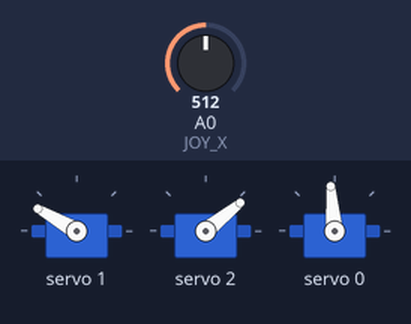
The sketch below on a simulated Arduino Uno, built with avr-gcc and run on an emulated ATmega328P. Shown: 3 × servo. The inputs (shaded band) are chosen by the test bench; at power-on: A0 (JOY_X) = 512.

Above: at 1.2 s.
1.3 s: A0 (JOY_X) set to 610
At 1.65 s:
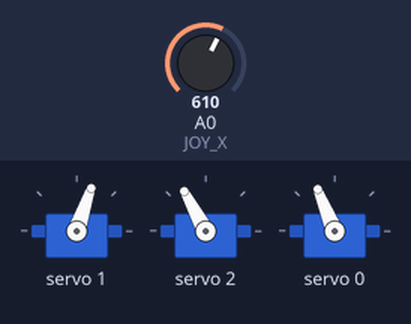
4.3 s: A0 (JOY_X) set to 716
At 4.66 s:
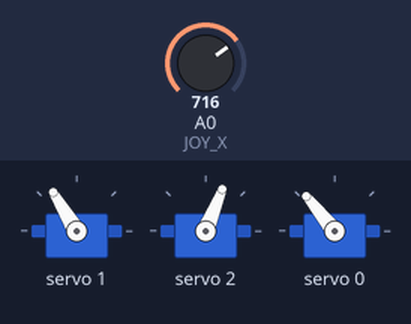
7.3 s: A0 (JOY_X) set to 590
At 7.97 s:
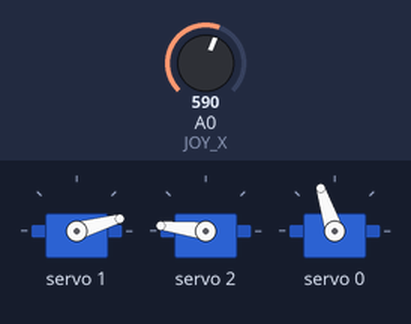
10.3 s: A0 (JOY_X) set to 511
13.3 s: A0 (JOY_X) set to 306
At 13.68 s:
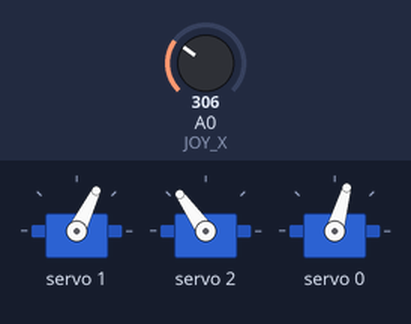
Timing chart, 0 to 37.0 s (numbered marks = the images above; inputs shaded):
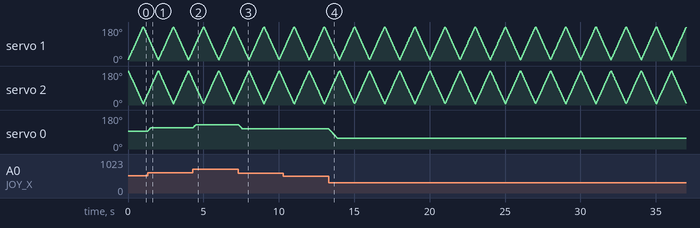

The sketch:

bamsebevegerhodeogpuster.ino
```cpp
#include <Wire.h>
#include <Adafruit_PWMServoDriver.h>

Adafruit_PWMServoDriver pwm = Adafruit_PWMServoDriver();

// Servo kanaler
#define SERVO0 0
#define SERVO1 1
#define SERVO2 2

// Joystick analogpinne
#define JOY_X A0

// Servo pulsområde (PCA9685)
#define SERVOMIN 150
#define SERVOMAX 600
#define MID_POS 90

// --- Servo 0 variabler ---
int currentAngle0 = MID_POS;

// --- Servo 1 og 2 variabler ---
float servo1Angle = 0;
float servo2Angle = 0;
bool servoForward = true;
unsigned long servoStartTime = 0;
const unsigned long servoDuration = 1000; // 1 sekund frem og tilbake

// Tidsvariabler for Servo 0
unsigned long lastUpdate0 = 0;
const unsigned long updateInterval0 = 10; // ms

int angleToPulse(int angle) {
  return map(angle, 0, 180, SERVOMIN, SERVOMAX);
}

void setup() {
  Serial.begin(9600);
  pwm.begin();
  pwm.setPWMFreq(60);
  servoStartTime = millis();
}

void loop() {
  unsigned long now = millis();

  // --- Servo 0: Joystickstyrt ---
  if (now - lastUpdate0 > updateInterval0) {
    lastUpdate0 = now;

    int joyX = analogRead(JOY_X);
    int deadzone = 50; // liten dødsone
    int targetAngle0 = currentAngle0; // standard: behold posisjon

    // Bare oppdater hvis joystick utenfor dødsone
    if (joyX < 512 - deadzone) {
      targetAngle0 = map(joyX, 0, 512, 0, MID_POS);
    } else if (joyX > 512 + deadzone) {
      targetAngle0 = map(joyX, 512, 1023, MID_POS, 180);
    }

    // Smooth movement mot targetAngle0
    if (currentAngle0 < targetAngle0) currentAngle0++;
    else if (currentAngle0 > targetAngle0) currentAngle0--;

    pwm.setPWM(SERVO0, 0, angleToPulse(currentAngle0));
  }

  // --- Servo 1 og 2: lineær interpolasjon ---
  float t = (now - servoStartTime) / (float)servoDuration; // 0..1
  if (t >= 1.0) {
    t = 0;
    servoForward = !servoForward; // snu retning
    servoStartTime = now;
  }

  if (servoForward) {
    servo1Angle = 0 + t * 180;
    servo2Angle = 0 - t * 180;
  } else {
    servo1Angle = 180 - t * 180;
    servo2Angle = -180 + t * 180;
  }

  pwm.setPWM(SERVO1, 0, angleToPulse((int)servo1Angle));
  pwm.setPWM(SERVO2, 0, angleToPulse((int)(servo2Angle + 180))); // -180..0 til 0..180
}
```

Measured:
- after the input at 1.3 s, servo 0: moves from 95° to 112° over 0.18 s, starting at once
- after the input at 4.3 s, servo 0: moves from 112° to 129° over 0.17 s, starting at once
- after the input at 7.3 s, servo 0: moves from 129° to 108° over 0.22 s, starting at once
- after the input at 13.3 s, servo 0: moves from 108° to 58° over 0.56 s, starting at once
